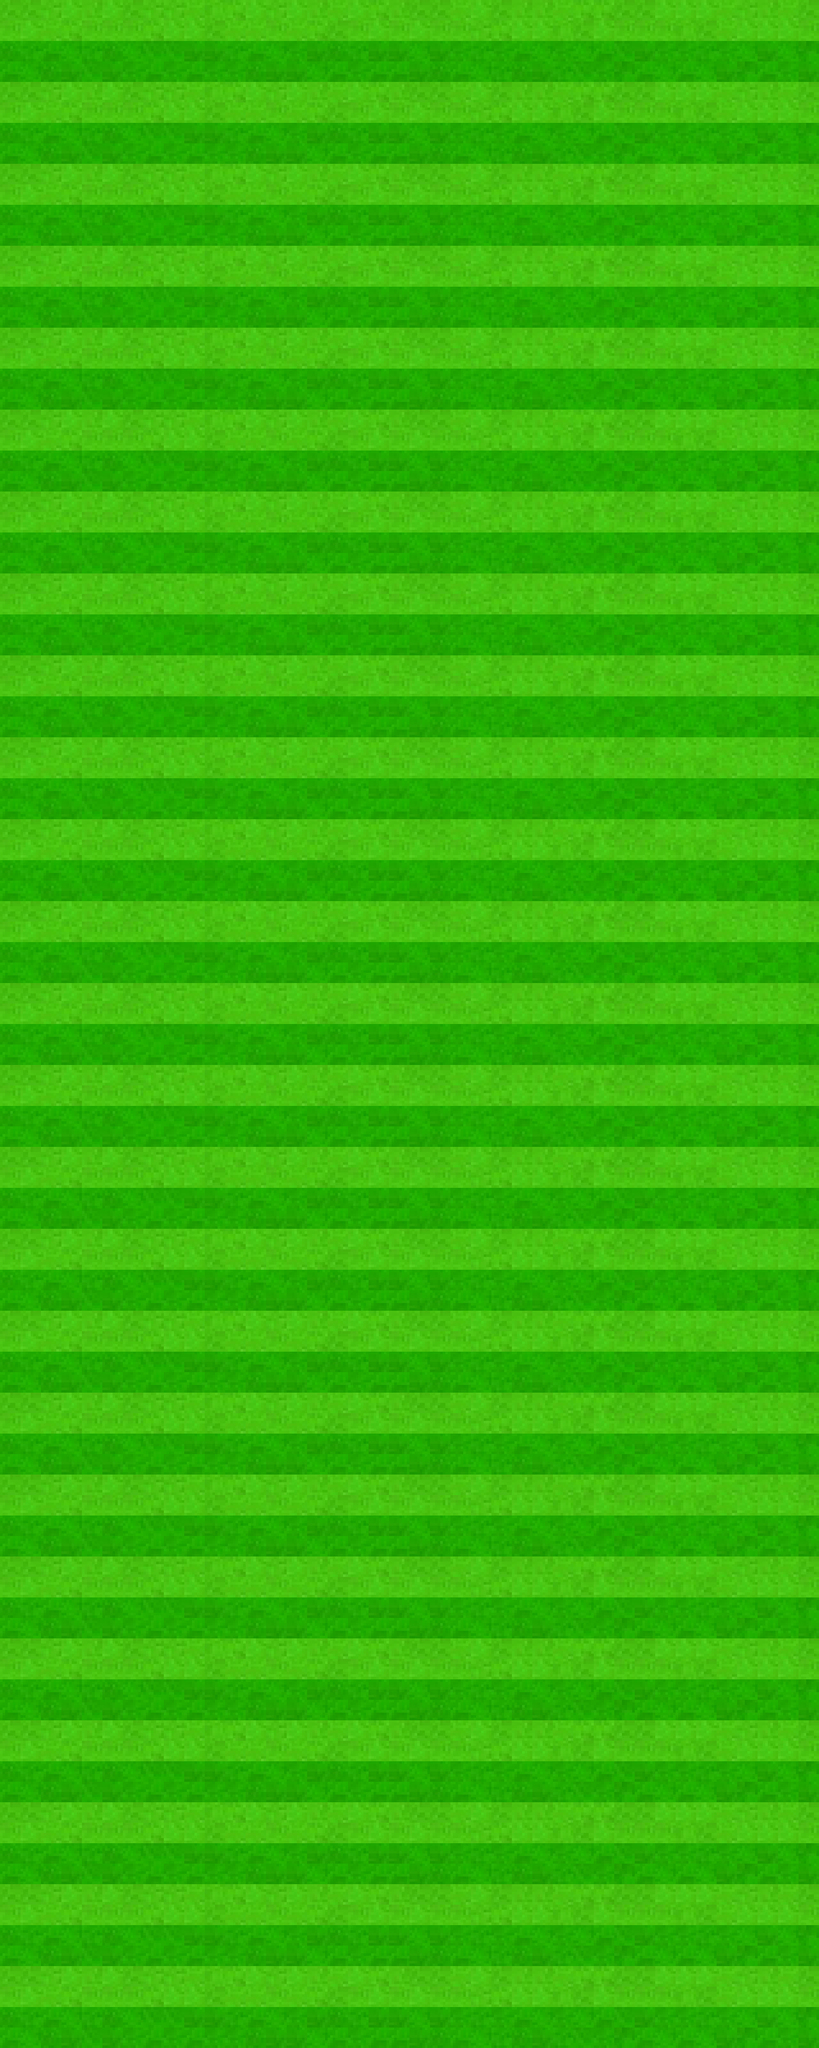

The image is a tile-based game level rendered from a .tmx file. Its description and source (layers, tilesets, objects; grid data summarised) follow:
An orthogonal 40x100 tile map with 32x32 px tiles, 1 tile layer (grass).

<map version="1.0" orientation="orthogonal" renderorder="right-down" width="40" height="100" tilewidth="32" tileheight="32" nextobjectid="1">
 <tileset firstgid="1" name="grass" tilewidth="32" tileheight="32">
  <image source="../../images/grass.png" width="256" height="64" />
 </tileset>
 <layer name="grass" width="40" height="100">
  <properties>
   <property name="tileset" value="grass" />
  </properties>
  <data>[4000 cells, 4000 non-empty, 16 distinct tile ids]</data>
 </layer>
</map>